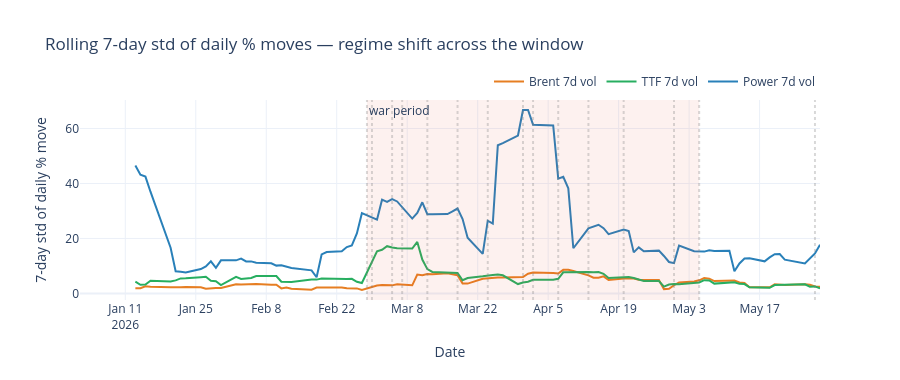

The code cell stored with this chart in its notebook:
### Markdown cell above
### Rolling volatility regime

7-day rolling std of daily % moves on Brent, TTF, and power. Three regimes:

- **pre-war** (1 Jan – 27 Feb) — baseline
- **war** (28 Feb – 5 May, Epic Fury declared over)
- **post** (6 – 31 May)

### Code cell
combined_with_vol = combined.copy()
combined_with_vol["d_dt"] = pd.to_datetime(combined_with_vol["d"])
for col in ["brent_close", "ttf_close", "gb_power_avg"]:
    combined_with_vol[f"{col}_ret"] = combined_with_vol[col].pct_change() * 100
    combined_with_vol[f"{col}_vol7"] = combined_with_vol[f"{col}_ret"].rolling(7).std()

fig = go.Figure()
for col, label, colour in [
    ("brent_close", "Brent", "#e67e22"),
    ("ttf_close", "TTF", "#27ae60"),
    ("gb_power_avg", "Power", "#2980b9"),
]:
    fig.add_trace(
        go.Scatter(
            x=combined_with_vol["d_dt"],
            y=combined_with_vol[f"{col}_vol7"],
            name=f"{label} 7d vol",
            line=dict(color=colour, width=2),
        )
    )

fig.add_vrect(
    x0="2026-02-28",
    x1="2026-05-05",
    fillcolor="rgba(231,76,60,0.08)",
    line_width=0,
    annotation_text="war period",
    annotation_position="top left",
)

for _, e in timeline.iterrows():
    fig.add_vline(x=e["event_date"], line_dash="dot", line_color="grey", opacity=0.3)

fig.update_layout(
    title="Rolling 7-day std of daily % moves — regime shift across the window",
    xaxis_title="Date",
    yaxis_title="7-day std of daily % move",
    template="plotly_white",
    height=380,
    legend=dict(orientation="h", yanchor="bottom", y=1.02, xanchor="right", x=1),
)
fig.show()

# Per-regime means
pre_war = combined_with_vol[combined_with_vol["d_dt"] < "2026-02-28"]
war = combined_with_vol[
    (combined_with_vol["d_dt"] >= "2026-02-28") & (combined_with_vol["d_dt"] <= "2026-05-05")
]
post = combined_with_vol[combined_with_vol["d_dt"] > "2026-05-05"]
print("Mean 7-day rolling std per regime:")
print(f"  {'Series':<10s}{'pre-war':>10s}{'war':>10s}{'post':>10s}")
for col, label in [("brent_close", "Brent"), ("ttf_close", "TTF"), ("gb_power_avg", "Power")]:
    print(
        f"  {label:<10s}{pre_war[col + '_vol7'].mean():>9.2f}%{war[col + '_vol7'].mean():>9.2f}%{post[col + '_vol7'].mean():>9.2f}%"
    )
